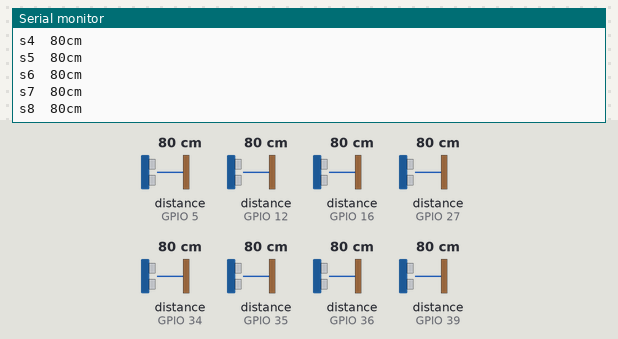
Simulated run of this sketch. Board: ESP32. Parts: the last lines printed to the serial monitor. Wiring (inferred from the names in the program): 8 × ultrasonic range finder: trigger GPIO 4, echo GPIO 16 / trigger GPIO 13, echo GPIO 12 / trigger GPIO 14, echo GPIO 27 / trigger GPIO 17, echo GPIO 5 / trigger GPIO 25, echo GPIO 34 / trigger GPIO 26, echo GPIO 35 / trigger GPIO 32, echo GPIO 36 / trigger GPIO 33, echo GPIO 39. Inputs (shaded band) come from the test bench; at power-on: distance to the obstacle (sensors on GPIO 5, GPIO 12, GPIO 16, GPIO 27, GPIO 34, GPIO 35, GPIO 36, GPIO 39) 80 cm. The echo pulse lasts 58.3 µs per cm.

Above: at 1.2 s.
1.3 s: distance to the obstacle (sensor on GPIO 5) set to 2 cm
At 1.8 s:
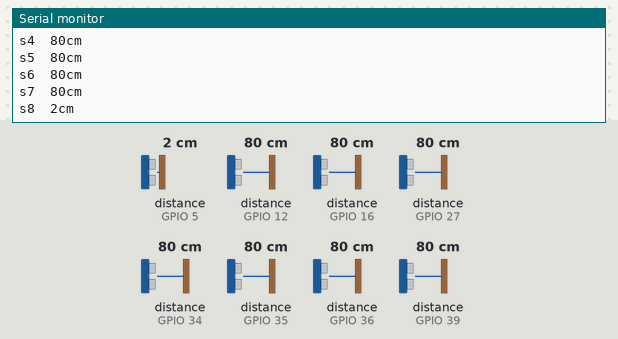
2.8 s: distance to the obstacle (sensor on GPIO 5) set to 250 cm
At 2.97 s:
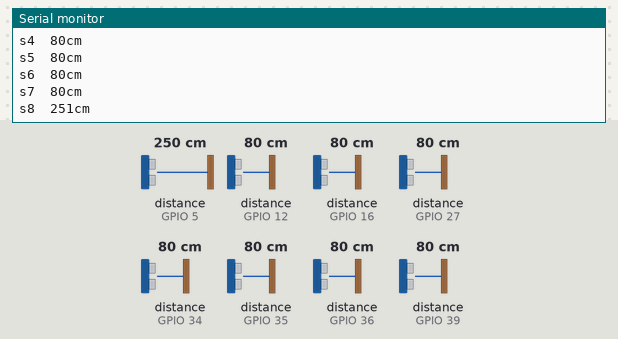
5.8 s: distance to the obstacle (sensor on GPIO 12) set to 2 cm
7.3 s: distance to the obstacle (sensor on GPIO 16) set to 2 cm
At 7.53 s:
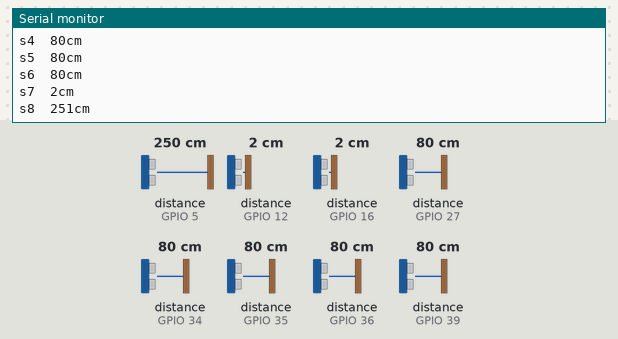
8.8 s: distance to the obstacle (sensor on GPIO 27) set to 2 cm
10.3 s: distance to the obstacle (sensor on GPIO 34) set to 2 cm
Timing chart, 0 to 12.8 s (numbered marks = the images above; inputs shaded):
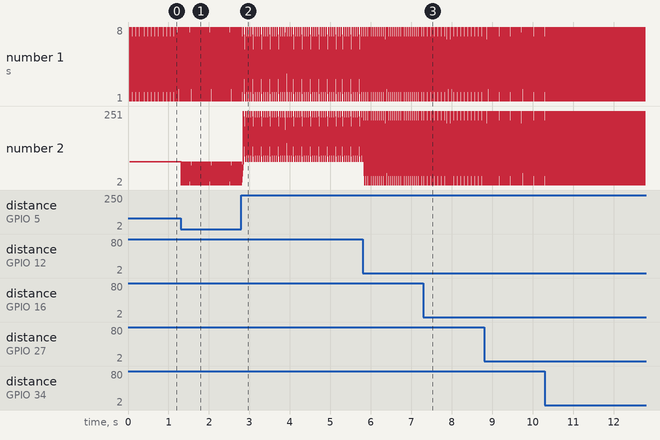

Measured:
- after the input at 1.3 s, the serial monitor: prints a new line at once (image 1)
- after the input at 2.8 s, the serial monitor: prints a new line after 0.05 s (image 2)
- after the input at 7.3 s, the serial monitor: prints a new line at once (image 3)
- plotted number 2: 2 → 251 after the input at 2.8 s

The sketch:

ultrasonic.ino
```cpp
 const int trigPin = 13;     int inPin = 12;
const int trigPin2 = 14;    int inPin2 = 27;
const int trigPin3 = 26;    int inPin3 = 35;
const int trigPin4 = 25;    int inPin4 = 34;

//const int trigPin4 = 35;    int inPin5 = 34;
const int trigPin5 = 33;    int inPin5 = 39;
const int trigPin6 = 32;    int inPin6 = 36;
const int trigPin7 = 4;    int inPin7 = 16;
const int trigPin8 = 17;    int inPin8 = 5;

/*const int trigPins[] = {32, 25, 27, 12, 15, 0, 16, 5};
const int echoPins[] = {33, 26, 14, 13, 2, 4, 17, 18};
const int numSensors = sizeof(trigPins) / sizeof(trigPins[0]);*/

void setup()
{
    Serial.begin(115200);
    /*for (int i = 0; i < numSensors; i++) {
        pinMode(trigPins[i], OUTPUT);
        pinMode(echoPins[i], INPUT);
    }*/
}


void loop()
{
long  duration , cm ,
      duration2, cm2 ,
      duration3 , cm3 ,
      duration4 , cm4 ,
      duration5 , cm5 ,
      duration6 , cm6 ,
      duration7 , cm7 ,
      duration8 , cm8 ;


pinMode(trigPin, OUTPUT);
pinMode(trigPin2, OUTPUT);
pinMode(trigPin3, OUTPUT);
pinMode(trigPin4, OUTPUT);
pinMode(trigPin5, OUTPUT);
pinMode(trigPin6, OUTPUT);
pinMode(trigPin7, OUTPUT);
pinMode(trigPin8, OUTPUT);


digitalWrite(trigPin, LOW);
delayMicroseconds(2);
digitalWrite(trigPin, HIGH);
delayMicroseconds(10);
digitalWrite(trigPin, LOW);
pinMode(inPin, INPUT);
duration = pulseIn(inPin, HIGH);
cm = microsecondsToCentimeters(duration);

digitalWrite(trigPin2, LOW);
delayMicroseconds(2);
digitalWrite(trigPin2, HIGH);
delayMicroseconds(10);
digitalWrite(trigPin2, LOW);
pinMode(inPin2, INPUT);
duration2 = pulseIn(inPin2, HIGH);
cm2 = microsecondsToCentimeters(duration2);

digitalWrite(trigPin3, LOW);
delayMicroseconds(2);
digitalWrite(trigPin3, HIGH);
delayMicroseconds(10);
digitalWrite(trigPin3, LOW);
pinMode(inPin3, INPUT);
duration3 = pulseIn(inPin3, HIGH);
cm3 = microsecondsToCentimeters(duration3);

digitalWrite(trigPin4, LOW);
delayMicroseconds(2);
digitalWrite(trigPin4, HIGH);
delayMicroseconds(10);
digitalWrite(trigPin4, LOW);
pinMode(inPin4, INPUT);
duration4 = pulseIn(inPin4, HIGH);
cm4 = microsecondsToCentimeters(duration4);

digitalWrite(trigPin5, LOW);
delayMicroseconds(2);
digitalWrite(trigPin5, HIGH);
delayMicroseconds(10);
digitalWrite(trigPin5, LOW);
pinMode(inPin5, INPUT);
duration5 = pulseIn(inPin5, HIGH);
cm5 = microsecondsToCentimeters(duration5);

digitalWrite(trigPin6, LOW);
delayMicroseconds(2);
digitalWrite(trigPin6, HIGH);
delayMicroseconds(10);
digitalWrite(trigPin6, LOW);
pinMode(inPin6, INPUT);
duration6 = pulseIn(inPin6, HIGH);
cm6 = microsecondsToCentimeters(duration6);

digitalWrite(trigPin7, LOW);
delayMicroseconds(2);
digitalWrite(trigPin7, HIGH);
delayMicroseconds(10);
digitalWrite(trigPin7, LOW);
pinMode(inPin7, INPUT);
duration7 = pulseIn(inPin7, HIGH);
cm7 = microsecondsToCentimeters(duration7);

digitalWrite(trigPin8, LOW);
delayMicroseconds(2);
digitalWrite(trigPin8, HIGH);
delayMicroseconds(10);
digitalWrite(trigPin8, LOW);
pinMode(inPin8, INPUT);
duration8 = pulseIn(inPin8, HIGH);
cm8 = microsecondsToCentimeters(duration8);

Serial.print("s1  ");
Serial.print(cm);
Serial.print("cm");
Serial.println( );

Serial.print("s2  ");
Serial.print(cm2);
Serial.print("cm");
Serial.println( );

Serial.print("s3  ");
Serial.print(cm3);
Serial.print("cm");
Serial.println();

Serial.print("s4  ");
Serial.print(cm4);
Serial.print("cm");
Serial.println();

Serial.print("s5  ");
Serial.print(cm5);
Serial.print("cm");
Serial.println();

Serial.print("s6  ");
Serial.print(cm6);
Serial.print("cm");
Serial.println();

Serial.print("s7  ");
Serial.print(cm7);
Serial.print("cm");
Serial.println();

Serial.print("s8  ");
Serial.print(cm8);
Serial.print("cm");
Serial.println();

Serial.println();
//delay(500);
}


long microsecondsToCentimeters(long microseconds)
{
// The speed of sound is 340 m/s or 29 microseconds per centimeter.
// The ping travels out and back, so to find the distance of the
// object we take half of the distance travelled.
return microseconds / 29 / 2;
}
```
